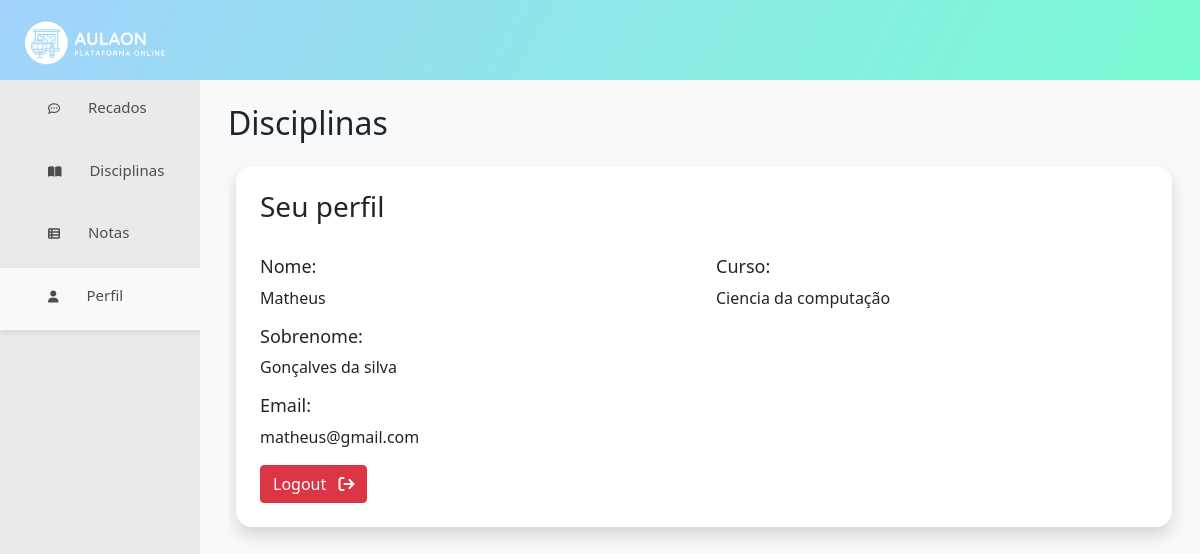
The app's page /perfil (signed in) with its own data.
### flask_app.py (models this page shows, shortened)
class Aluno(db.Model, UserMixin):
    id = db.Column('id', db.Integer, primary_key=True)
    nome = db.Column(db.String(255))
    sobrenome = db.Column(db.String(255))
    email = db.Column(db.String(255))
    senha = db.Column(db.String(255))
    id_curso = db.Column(db.Integer, db.ForeignKey('curso.id'))
    presencas = db.relationship('Presenca', backref="aluno", lazy=True)
    notas = db.relationship('Nota', backref="aluno", lazy=True)

class Curso(db.Model):
    id = db.Column(db.Integer, primary_key=True)
    nome = db.Column(db.String(255))
    n_semestre = db.Column(db.Integer)
    disciplinas = db.relationship('Disciplina', secondary=curso_disciplina, backref='cursos')
    alunos = db.relationship('Aluno', backref="curso", lazy=True)

### flask_app.py (the view)
@app.route("/perfil", methods=["GET", "POST"])
def perfil():
    if not current_user.is_authenticated:
        return redirect(url_for('login'))
    nome = current_user.nome.capitalize()
    email = current_user.email
    snome = current_user.sobrenome.capitalize()
    curso = Curso.query.filter_by(id=current_user.id_curso).first().nome.capitalize()
    return render_template("perfilpage.html", nome=nome, email=email, snome=snome, curso=curso)

### flask_app.py (called while the page is built)
@login_manager.user_loader
def load_user(user_email):
    return Aluno.query.filter_by(email=user_email).first()

### templates/perfilpage.html (shortened to what this page needs)
<!DOCTYPE html>
<html lang="pt-br">
<head>
    <link href="https://cdn.jsdelivr.net/npm/bootstrap@5.0.2/dist/css/bootstrap.min.css" rel="stylesheet">
    <link rel="stylesheet" type="text/css" href="{{ url_for('static', filename='style.css') }}" media="screen" />
</head>
<body class="vh-100">
<div class="bg-degrade p-3 d-flex flex-row" style="height: 10%;">
    <img src="{{ url_for('static', filename='_img/logo_white2.png') }}" height=55>
</div>
<div class="row m-0"  style="height: 90%;">
    <div class="col-2 bg-light-2 p-0">
        <div class="drawer-item">
            <a class="drawer-item-text" href="{{ url_for('main') }}">
                <div class="pt-3 pb-2">
                <p class="ms-5"><i class="me-4 fa-regular fa-comment-dots"></i> Recados</p>
                </div>
            </a>
        </div>
        <div class="drawer-item">
            <a class="drawer-item-text"  href="{{ url_for('disciplinas') }}">
                <div class="pt-3 pb-2">
                <p class="ms-5"><i class="me-4 fa-solid fa-book-open"></i> Disciplinas </p>
                </div>
            </a>
        </div>
        <div class="drawer-item">
            <a class="drawer-item-text" href="{{ url_for('notas') }}">
                <div class="pt-3 pb-2">
                <p class="ms-5"><i class="me-4 fa-solid fa-table-list"></i> Notas </p>
                </div>
            </a>
        </div>
        <div class="drawer-item selected-item">
            <a class="drawer-item-text">
                <div class="pt-3 pb-2">
                <p class="ms-5"><i class="me-4 fa-solid fa-user"></i> Perfil </p>
                </div>
            </a>
        </div>
    </div>
    <div class="col bg-light">
        <div class="ms-3 mt-4">
            <h2> Disciplinas </h2>
            <div class="mt-2 pe-2 recados-content">
                <div class=" row g-3 p-3">
                    <div class="rounded-5 bg-body p-4 shadow">
                        <h3>Seu perfil</h3><br/>
                        <div class="row">
                            <div class="col">
                                <h4>Nome: </h4>
                                <p>{{ nome }}</p>
                                <h4>Sobrenome: </h4>
                                <p>{{ snome }}</p>
                                <h4>Email: </h4>
                                <p>{{ email }}</p>
                            </div>
                            <div class="col">
                                <h4>Curso: </h4>
                                <p>{{ curso }}</p>
                            </div>
                        </div>
                        <div>
                            <a type="button" class="btn btn-danger" href="{{url_for('logout')}}">Logout <i class="fa-solid fa-arrow-right-from-bracket ms-2"></i></a>
                        </div>
                    </div>
                </div>
            </div>
    </div>
</div>
</body>
</html>

### static/style.css (style rules this page uses)
.bg-degrade { background: linear-gradient(117.69deg, rgba(3, 101, 154, 0.35) -8.94%, rgba(0, 117, 255, 0.35) -8.93%, rgba(18, 255, 170, 0.59) 110.7%); }
.bg-light-2 { background-color: #EAEAEA; }
.rounded-5 { border-radius: 1rem; }
.selected-item { background-color: #f8f9fa; box-shadow: 0px 4px 4px rgba(0, 0, 0, 0.05); }
.drawer-item { transition: 0.2s; }
.drawer-item a { color: #4d4d4d; }
.drawer-item-text { text-decoration: none; font-style: normal; font-weight: 400; font-size: 1.25vw; }
.drawer-item-text i { font-size: 1vw; }
.recados-content { height: 75vh; overflow-y: scroll; }
h4 { font-size: large; }

### records on screen
Aluno: nome "Matheus", sobrenome "Gonçalves da silva", email "matheus@gmail.com"
Curso: nome "Ciencia da computação"
